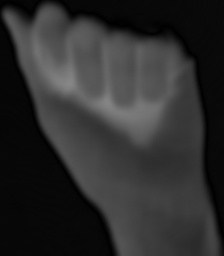
#> input picture Train Data/A9.jpg, 224 x 256 px, found by its file name
$ python HOGVisual.py   (Python 2 division)   (older library calls are emulated)
#> lines starting #> are read from the running program, lines starting #| are printed output that depends on the picture; after the words box and inside, x2 and y2 are one past the last pixel; in counts of white or black regions, pixels touching at a corner belong together
#> further down, im is the input picture: shape (256, 224, 3); min 0, max 135, mean 46.1
import cv2
import numpy as np

def calc_hog(im,numorient=9):

#> called with numorient = 9
    sz = im.shape
#> sz = (256, 224, 3)
    gr = np.zeros((sz[0], sz[1], 1), dtype = "uint8")
    gx = np.zeros((sz[0],sz[1], 1), dtype = "uint32")
    gy = np.zeros((sz[0],sz[1], 1), dtype = "uint32")

    #convert to grayscale
    cv2.cvtColor(im, cv2.COLOR_BGR2GRAY, gr)

    #calc gradient using sobel
    gx = cv2.Sobel(gr, ddepth=cv2.CV_32F, dx=1, dy=0, ksize=1)
    gy = cv2.Sobel(gr, ddepth=cv2.CV_32F, dx=0, dy=1, ksize=1)
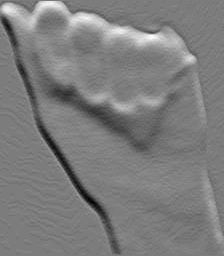
#> gy: shape (256, 224) float32; min -18, max 19, mean 0.182; drawn with min black and max white

    #calc initial result
    hog = np.zeros((sz[0], sz[1], numorient))
    mid = numorient / 2
    for y in xrange(0, sz[0] - 1):
        for x in xrange(0, sz[1] - 1):
            angle = int(round(mid * np.arctan2(gy[y, x], gx[y, x]) / np.pi)) + mid
            magnitude = np.sqrt(gx[y, x] * gx[y, x] + gy[y, x] * gy[y, x])
            hog[y, x, angle] += magnitude

    # build integral image
    for x in xrange(1, sz[1] - 1):
        for ang in xrange(numorient):
            hog[y, x, ang] += hog[y, x - 1, ang]
    for y in xrange(1, sz[0] - 1):
        for ang in xrange(numorient):
            hog[y, x, ang] += hog[y - 1, x, ang]
    for y in xrange(1, sz[0] - 1):
        for x in xrange(1, sz[1] - 1):
            for ang in xrange(numorient):
                # tambah kiri dan atas, kurangi dengan kiri-atas
                hog[y, x, ang] += hog[y - 1, x, ang] + hog[y, x - 1, ang] - hog[y - 1, x - 1, ang]
    return hog


def calc_hog_block(hogim, r):
    numorient = hogim.shape[2]
    result = np.zeros(numorient)

    for ang in xrange(numorient):

        result[ang] = hogim[r[1], r[0], ang] + hogim[r[3], r[2], ang] - hogim[r[1], r[2], ang] - hogim[r[3], r[0], ang]

    return result

def draw_hog(target, ihog, cellsize=8):
    """
    visualize HOG features

    returns
        None

    params
        target  : target image
        ihog    : integral HOG image
        cellsize: size of HOG feature to be visualized (default 8x8)

    """
#> called with ihog = array of shape (256, 224, 9), cellsize = 8

    print ihog.shape
#| (256, 224, 9)
    ow, oh, _ = target.shape
#> ow = 256; oh = 224
    halfcell = cellsize / 2
    w, h = ow / cellsize, oh / cellsize
#> w = 32; h = 28
    norient = ihog.shape[2]
#> norient = 9
    mid = norient / 2
#> mid = 4

    for x in xrange(h - 1):
        for y in xrange(w - 1):
            px, py = x * cellsize, y * cellsize
            # feat = calc_hog_block(ihog, (px,py,max(px+cellsize, ow-1),max(py+cellsize, oh-1)))
            feat = calc_hog_block(ihog, (px, py, px + cellsize, py + cellsize))
            px += halfcell
            py += halfcell

            # L1-norm, nice for visualization
            mag = np.sum(feat)
            maxv = np.max(feat)
            if mag > 1e-3:
                nfeat = feat / maxv
                N = norient
                fdraw = []
                for i in xrange(N):
                    angmax = nfeat.argmax()
                    valmax = nfeat[angmax]
                    x1 = int(round(valmax * halfcell * np.sin((angmax - mid) * np.pi / mid)))
                    y1 = int(round(valmax * halfcell * np.cos((angmax - mid) * np.pi / mid)))
                    gv = int(round(255 * feat[angmax] / mag))

                    # don't draw if less than a threshold
                    if gv < 30:
                        break
                    fdraw.insert(0, (x1, y1, gv))
                    nfeat[angmax] = 0.

                # draw from smallest to highest gradient magnitude
                for i in xrange(len(fdraw)):
                    x1, y1, gv = fdraw[i]
                    cv2.line(target, (px - x1, py + y1), (px + x1, py - y1), (gv, gv, gv), 1, 8)
            else:
                # don't draw if there's no reponse
                pass
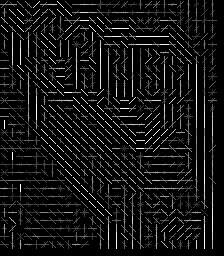
#> target: shape (256, 224, 3); min 0, max 255, mean 20
im = cv2.imread('Train Data\A9.jpg')

#image for visualization
vhog = np.zeros((im.shape), np.uint8)


hog = calc_hog(im)

draw_hog(vhog, hog, 8)


cv2.imshow("hog", vhog)


#clear for reuse
#vhog.set(0)

draw_hog(vhog, hog, 16)
#> call 2 of draw_hog, with ihog = array of shape (256, 224, 9), cellsize = 16
#| (256, 224, 9)
#> after the loop in draw_hog (call 2), `for x in xrange(h - 1):`:
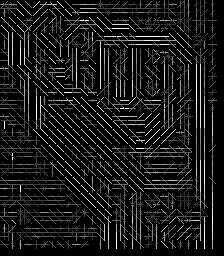
#> target: shape (256, 224, 3); 7.92% of pixels changed, all inside (x1, y1, x2, y2) = (0, 0, 208, 241)
cv2.imshow('lo', vhog)


key = cv2.waitKey(0)
#> (key Esc is pressed here)

$ run again, with Train Data/A11.jpg copied over Train Data/A9.jpg
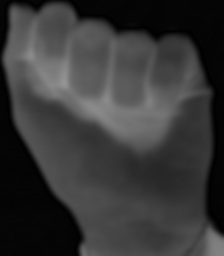
#> input picture Train Data/A11.jpg, 224 x 256 px, found by its file name
#> im is the input picture: shape (256, 224, 3); min 0, max 149, mean 55.7
#> in calc_hog, `gy = cv2.Sobel(gr, ddepth=cv2.CV_32F, dx=0, dy=1, ksize=1)`:
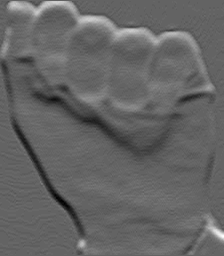
#> gy: shape (256, 224) float32; min -21, max 33, mean 0.4; drawn with min black and max white
#| (256, 224, 9)
#| (256, 224, 9)
#> after the loop in draw_hog (call 2), `for x in xrange(h - 1):`:
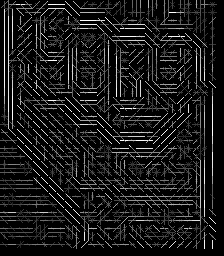
#> target: shape (256, 224, 3); min 0, max 255, mean 25.6

$ run again, with Train Data/A13.jpg copied over Train Data/A9.jpg
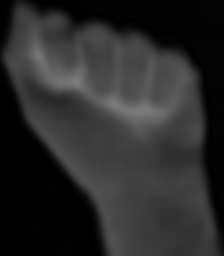
#> input picture Train Data/A13.jpg, 224 x 256 px, found by its file name
#> im is the input picture: shape (256, 224, 3); min 0, max 123, mean 42.9
#> in calc_hog, `gy = cv2.Sobel(gr, ddepth=cv2.CV_32F, dx=0, dy=1, ksize=1)`:
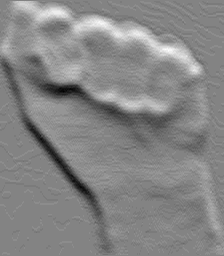
#> gy: shape (256, 224) float32; min -15, max 14, mean 0.214; drawn with min black and max white
#| (256, 224, 9)
#| (256, 224, 9)
#> after the loop in draw_hog (call 2), `for x in xrange(h - 1):`:
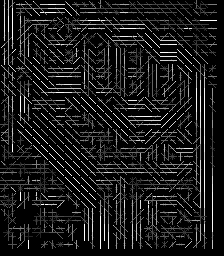
#> target: shape (256, 224, 3); min 0, max 255, mean 26.1

$ run again, with Train Data/A14.jpg copied over Train Data/A9.jpg
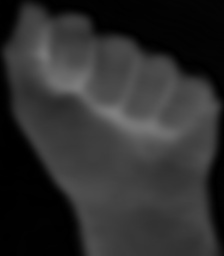
#> input picture Train Data/A14.jpg, 224 x 256 px, found by its file name
#> im is the input picture: shape (256, 224, 3); min 0, max 128, mean 46.6
#> in calc_hog, `gy = cv2.Sobel(gr, ddepth=cv2.CV_32F, dx=0, dy=1, ksize=1)`:
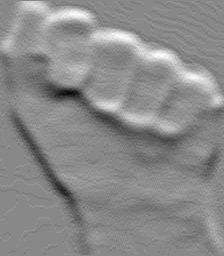
#> gy: shape (256, 224) float32; min -16, max 14, mean 0.247; drawn with min black and max white
#| (256, 224, 9)
#| (256, 224, 9)
#> after the loop in draw_hog (call 2), `for x in xrange(h - 1):`:
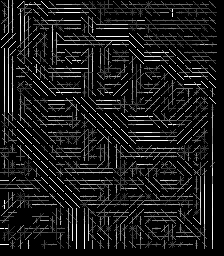
#> target: shape (256, 224, 3); min 0, max 255, mean 26.6
